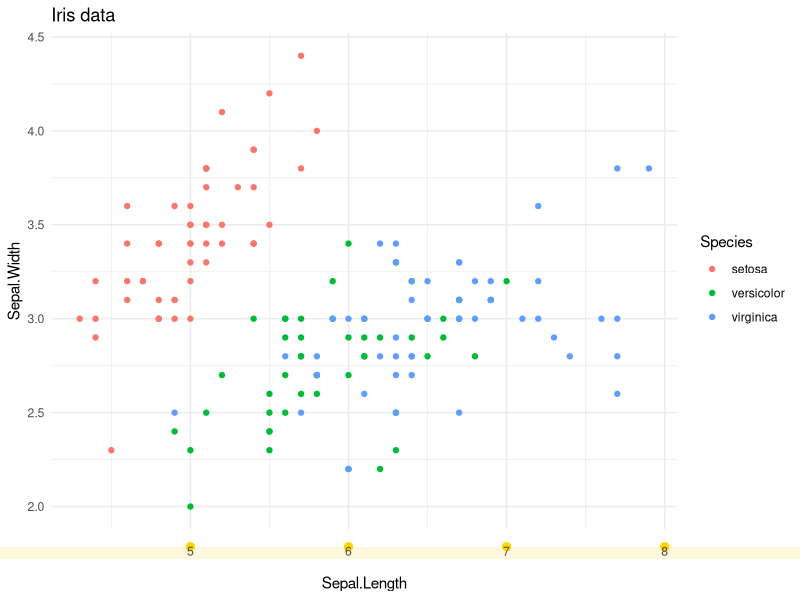
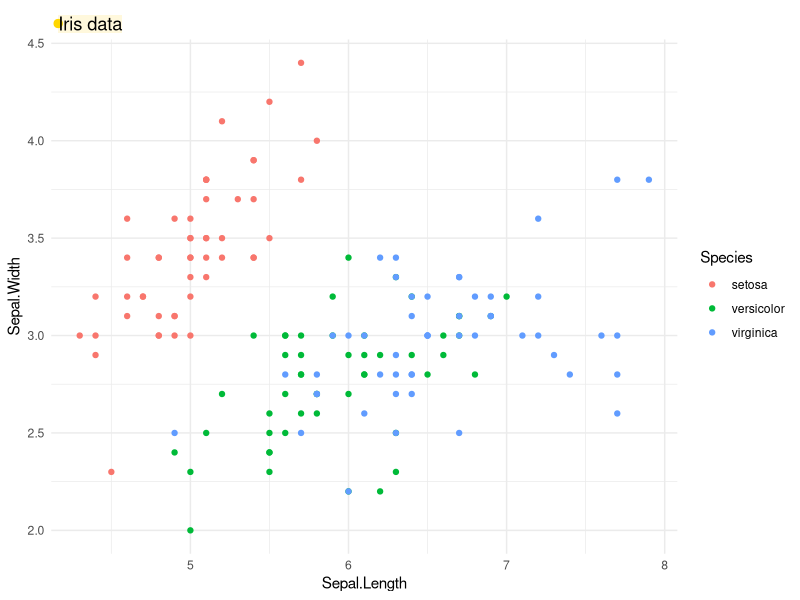
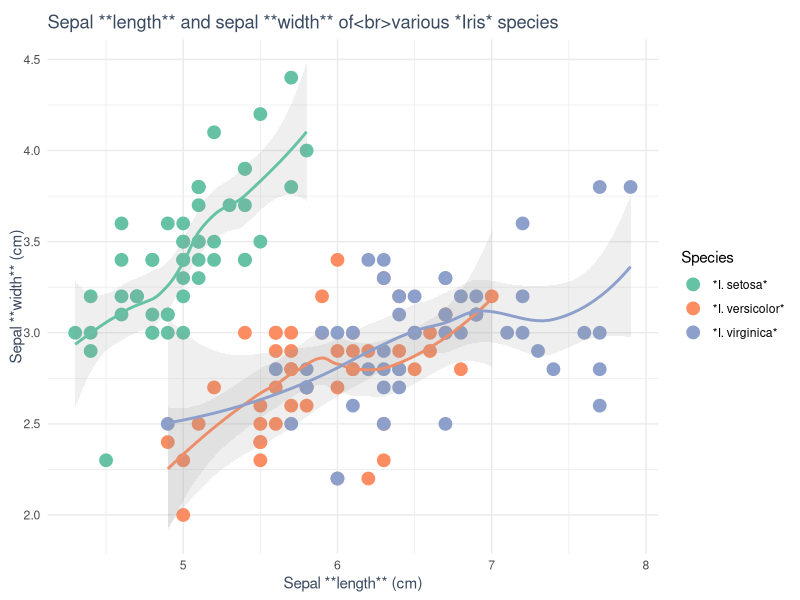

Write the R code that produced these figures, in order.
library(ggplot2)
library(grid)
library(gridtext)
library(rlang)
library(tibble)

# define new theme element that inherits from `element_text()`
element_label <- function(family = NULL, face = NULL, colour = NULL, size = NULL,
                          hjust = NULL, vjust = NULL, angle = NULL, lineheight = NULL,
                          color = NULL, margin = NULL,
                          debug = FALSE, inherit.blank = FALSE) {
  if (!is.null(color))
    colour <- color
  structure(
    list(
      family = family, face = face, colour = colour,
      size = size, hjust = hjust, vjust = vjust, angle = angle,
      lineheight = lineheight, margin = margin, debug = debug,
      inherit.blank = inherit.blank),
    class = c("element_label", "element_text", "element")
  )
}

# helper function to set up data frame with graphical parameters
list_to_table <- function(l) {
  lengths <- vapply(l, length, numeric(1))

  # remove length 0 cases
  l[lengths == 0L] <- NULL

  do.call(tibble, l)
}

# rendering of the theme element is handled by `labels_grob()`
element_grob.element_label <- function(element, label = "", x = NULL, y = NULL,
                                       family = NULL, face = NULL, colour = NULL, size = NULL,
                                       hjust = NULL, vjust = NULL, angle = NULL, lineheight = NULL,
                                       margin = NULL, margin_x = FALSE, margin_y = FALSE, ...) {
  if (is.null(label))
    return(ggplot2:::zeroGrob())

  vj <- vjust %||% element$vjust
  hj <- hjust %||% element$hjust
  margin <- margin %||% element$margin %||% ggplot2::margin(0, 0, 0, 0)
  angle <- angle %||% element$angle %||% 0

  x <- x %||% hj
  if (!is.unit(x))
    x <- unit(x, "npc")
  y <- y %||% vj
  if (!is.unit(y))
    y <- unit(y, "npc")

  # The gp settings can override element_gp
  gp <- gpar(
    fontsize = size %||% element$size,
    col = colour %||% element$colour,
    fontfamily = family %||% element$family,
    fontface = face %||% element$face,
    lineheight = lineheight %||% element$lineheight
  )

  gl <- list(
    label = label,
    x = x,
    y = y,
    hjust = hj,
    vjust = vj,
    angle = angle,
    color = gp$col,
    fontsize = gp$fontsize,
    fontfamily = gp$fontfamily,
    fontface = gp$fontface,
    lineheight = gp$lineheight,
    padding = list(margin)
  )
  label_data <- list_to_table(gl)

  labels_grob(label_data, debug = element$debug)
}

# draw plot with alternative axis rendering
ggplot(iris, aes(Sepal.Length, Sepal.Width, color = Species)) +
  geom_point() +
  ggtitle("Iris data") +
  theme_minimal() +
  theme(
    axis.text.x = element_label(
      hjust = 0.5, vjust = 1, angle = 0, debug = TRUE,
      margin = ggplot2::margin(10, 2, 10, 2)
    )
  )

# draw plot with alternative title rendering
ggplot(iris, aes(Sepal.Length, Sepal.Width, color = Species)) +
  geom_point() +
  ggtitle("Iris data") +
  theme_minimal() +
  theme(
    plot.title = element_label(
      hjust = 0, vjust = 0.5, angle = 0, debug = TRUE,
      margin = ggplot2::margin(5, 5, 5, 5)
    )
  )

library(ggplot2)
library(grid)
library(gridtext)
library(rlang)

# define new theme element that inherits from `element_text()`
element_markdown <- function(family = NULL, face = NULL, colour = NULL, size = NULL,
                          hjust = NULL, vjust = NULL, angle = NULL, lineheight = NULL,
                          color = NULL, margin = NULL,
                          debug = FALSE, inherit.blank = FALSE) {
  if (!is.null(color))
    colour <- color
  structure(
    list(
      family = family, face = face, colour = colour,
      size = size, hjust = hjust, vjust = vjust, angle = angle,
      lineheight = lineheight, margin = margin, debug = debug,
      inherit.blank = inherit.blank),
    class = c("element_markdown", "element_text", "element")
  )
}

# rendering of the theme element is handled by `labels_grob()`
element_grob.element_markdown <- function(element, label = "", x = NULL, y = NULL,
                                          family = NULL, face = NULL, colour = NULL, size = NULL,
                                          hjust = NULL, vjust = NULL, angle = NULL, lineheight = NULL,
                                          margin = NULL, margin_x = FALSE, margin_y = FALSE, ...) {
  if (is.null(label))
    return(ggplot2:::zeroGrob())

  vj <- vjust %||% element$vjust
  hj <- hjust %||% element$hjust
  margin <- margin %||% element$margin %||% ggplot2::margin(0, 0, 0, 0)
  angle <- angle %||% element$angle %||% 0

  x <- x %||% hj
  if (!is.unit(x))
    x <- unit(x, "npc")
  y <- y %||% vj
  if (!is.unit(y))
    y <- unit(y, "npc")

  # The gp settings can override element_gp
  gp <- gpar(
    fontsize = size %||% element$size,
    col = colour %||% element$colour,
    fontfamily = family %||% element$family,
    fontface = face %||% element$face,
    lineheight = lineheight %||% element$lineheight
  )

  markdown_grob(
    label, x = x, y = y, hjust = hj, vjust = vj, angle = angle,
    padding = margin, gp = gp, debug = element$debug
  )
}

ggplot(iris, aes(Sepal.Length, Sepal.Width, color = Species)) +
  geom_point(show.legend=TRUE, size = 4) +
  scale_color_brewer(
    palette = "Set2",
    labels = c("*I. setosa*", "*I. versicolor*", "*I. virginica*")
  ) +
  labs(
    title = "Sepal **length** and sepal **width** of<br>various *Iris* species",
    x = "Sepal **length** (cm)", y = "Sepal **width** (cm)"
  ) +
  geom_smooth(show.legend = FALSE, alpha = 0.15) +
  theme_minimal() +
  theme(
    plot.title = element_markdown(
      colour = "#3A4A60",
      margin = ggplot2::margin(5, 0, 5, 0),
      lineheight = 1.2
    ),
    legend.text = element_markdown(),
    axis.title.x = element_markdown(colour = "#3A4A60"),
    axis.title.y = element_markdown(
      colour = "#3A4A60",
      vjust = 0.5, hjust = 0.5,
      margin = margin(b = 5.5)
    )
  )

